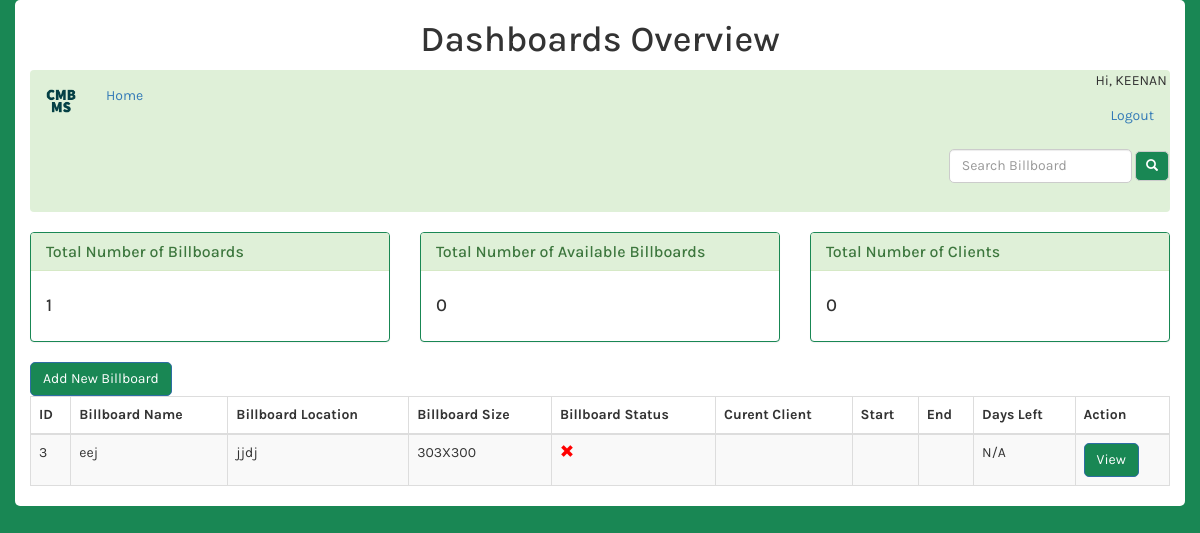
The app's page /overview.php (signed in) with its own data.
### tables this page shows
CREATE TABLE users (
        id INTEGER PRIMARY KEY AUTOINCREMENT,
        password CHAR(128) NOT NULL,
        email CHAR(128) NOT NULL,
        firstname CHAR(128) NOT NULL,
        lastname CHAR(128) NOT NULL,
        phonenumber TEXT,
        role TEXT
    );

CREATE TABLE billboards (
    id INTEGER PRIMARY KEY AUTOINCREMENT,
    name CHAR(128) NOT NULL,
    location CHAR(128) NOT NULL,
    size TEXT,
    status TEXT CHECK(status IN ('active', 'inactive')) NOT NULL DEFAULT 'active',
    price INTEGER,
    client TEXT,
    picture CHAR(128),
    startdate DATE,
    enddate DATE,
    addedby INTEGER,
    FOREIGN KEY(addedby) REFERENCES users(id)
);

### overview.php (the view, shortened to what this page needs)
<?php include 'databaseConnection.php';
$sql = "SELECT * FROM billboards";
$stmt = $db->prepare($sql);
$stmt->execute();
$billboards = $stmt->fetchAll(PDO::FETCH_ASSOC);
$sql = "SELECT COUNT(*) FROM billboards";
$stmt = $db->prepare($sql);
$stmt->execute();
$totalbillboards = $stmt->fetchColumn();
$sql = "SELECT COUNT(*) FROM billboards WHERE status = 'active'";
$stmt = $db->prepare($sql);
$stmt->execute();
$totalactivebillboards = $stmt->fetchColumn();
$sql = "SELECT COUNT(DISTINCT client) FROM billboards WHERE client IS NOT NULL";
$stmt = $db->prepare($sql);
$stmt->execute();
$totalclients = $stmt->fetchColumn();
$sql = "SELECT firstname FROM users WHERE id = :id";
$stmt = $db->prepare($sql);
$stmt->bindParam(':id', $_SESSION['id']);
$stmt->execute();
$firstname = $stmt->fetchColumn();
?>
<!DOCTYPE html>
<html>
<head>
    <link rel="stylesheet" href="https://maxcdn.bootstrapcdn.com/bootstrap/3.3.7/css/bootstrap.min.css">
</head>
<body>
    <div class="container">
        <h1>Dashboards Overview</h1>
        <nav class="navbar bg-success">
            <div class="container-fluid">
                <div class="navbar-header">
                    <a class="navbar-brand" href="index.php">
                        <img alt="Brand" src="images/logo.png" width="30" height="30">
                    </a>
                </div>
                <ul class="nav navbar-nav">
                    <li><a href="index.php">Home</a></li>
                </ul>
                <ul class="nav navbar-nav navbar-right">
                    <li>
                        <span>Hi, <?php echo $firstname ?></span>
                        <a href="logout.php">Logout</a>
                    </li>
                </ul>
            </div>
            <form class="navbar-form navbar-right" action="search.php" method="POST">
                <div class="form-group">
                    <input type="text" class="form-control" placeholder="Search Billboard" name="search">
                    <button type="submit" class="btn btn-default btn-sm">
                        <span class="glyphicon glyphicon-search"></span>
                    </button>
                </div>
            </form>
        </nav>
        <div class="row">
            <div class="col-md-4">
                <div class="panel panel-success">
                    <div class="panel-heading">
                        <h3 class="panel-title">Total Number of Billboards</h3>
                    </div>
                    <div class="panel-body">
                        <h4>
                            <?php echo $totalbillboards ?>
                        </h4>
                    </div>
                </div>
            </div>
            <div class="col-md-4">
                <div class="panel panel-success">
                    <div class="panel-heading">
                        <h3 class="panel-title">Total Number of Available Billboards</h3>
                    </div>
                    <div class="panel-body">
                        <h4>
                            <?php echo $totalactivebillboards ?>
                        </h4>
                    </div>
                </div>
            </div>
            <div class="col-md-4">
                <div class="panel panel-success">
                    <div class="panel-heading">
                        <h3 class="panel-title">Total Number of Clients</h3>
                    </div>
                    <div class="panel-body">
                        <h4>
                            <?php echo $totalclients ?>
                        </h4>
                    </div>
                </div>
            </div>
        </div>
        <div class="col">
            <div class="mb-1">
                <button type="button" class="btn btn-primary" data-toggle="modal" data-target="#addModal">
                    Add New Billboard
                </button>
            </div>
            <div>
                <table class="table table-striped table-bordered">
                    <thead>
                        <tr>
                            <th>ID</th>
                            <th>Billboard Name</th>
                            <th>Billboard Location</th>
                            <th>Billboard Size</th>
                            <th>Billboard Status</th>
                            <th>Curent Client</th>
                            <th>Start</th>
                            <th>End</th>
                            <th>Days Left</th>
                            <th>Action</th>
                        </tr>
                    </thead>
                    <tbody>
                        <?php foreach ($billboards as $billboard) : ?>
                            <tr>
                                <td><?php echo $billboard['id']; ?></td>
                                <td><?php echo $billboard['name']; ?></td>
                                <td><?php echo $billboard['location']; ?></td>
                                <td><?php echo $billboard['size']; ?></td>
                                <td><?php
                                    if ($billboard['status'] == 'active') {
                                        echo '<span class="glyphicon glyphicon-ok" style="color:green;"></span>';
                                    } else {
                                        echo '<span class="glyphicon glyphicon-remove" style="color:red;"></span>';
                                    }
                                    ?></td>
                                <td><?php echo $billboard['client']; ?></td>
                                <td><?php echo $billboard['startdate']; ?></td>
                                <td><?php echo $billboard['enddate']; ?></td>
                                <td>
                                    <?php
                                    if ($billboard['status'] == 'active') {
                                        $currentdate = date('Y-m-d');
                                        $enddate = $billboard['enddate'];
                                        $daysleft = (strtotime($enddate) - strtotime($currentdate)) / (60 * 60 * 24);
                                        echo $daysleft;
                                    } else {
                                        echo 'N/A';
                                    }
                                    ?>
                                </td>
                                <td>
                                    <a href="billboard.php?id=<?php echo $billboard['id']; ?>" class="btn btn-primary">View</a>
                                </td>
                            </tr>
                        <?php endforeach; ?>
                    </tbody>
                </table>
            </div>
        </div>
    </div>
</body>
</html>

### overview.php (style rules this page uses)
body { background-color: #198754; font-family: 'Karla', sans-serif; }
.container { margin: auto; background-color: #fff; border-radius: 5px; }
.container h1 { text-align: center; }
.container .form-group { margin-bottom: 20px; }
.container .form-control { border-radius: 5px; }
.container .btn { border-radius: 5px; background-color: #198754; color: #fff; }
.container .panel { border-color: #198754; }

### records on screen
users: firstname "KEENAN"
billboards: id "3", name "eej", location "jjdj", size "303X300", status "inactive" (drawn)

### other values on screen
$totalbillboards "1"
$totalactivebillboards "0"
$totalclients "0"
